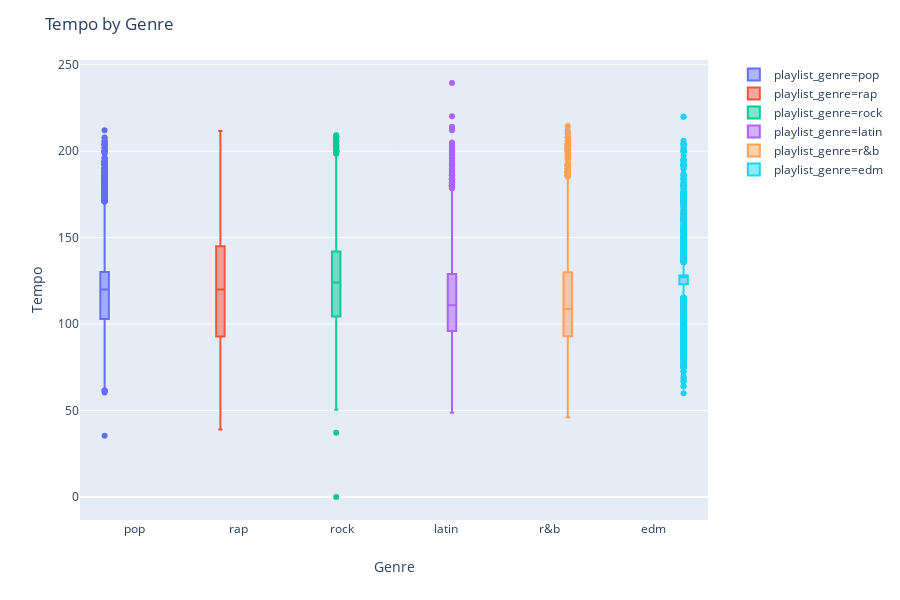

The notebook cell this image was saved under:
### Markdown cell above
This is a graph showing the speechiness feature by genre. One noticeable thing about this data is that rap is more likely to have a higher speechiness than any other genre. Like how we did before for danceability and rock, we can do the same with rap and speechiness. Using KD trees we can more easily predict if a specific song is rap by measuring its speechiness. If it's speechiness is greater than 0.15, then the song's genre is more likely than not to be rap. Tangentially, the rock genre has the lowest value for speechiness of around 0.05, which allows us to have another factor for elimination or predictiion.

### Code cell
# Create a DataFrame with the tempo and playlist_genre columns from the df DataFrame
box_df = pd.DataFrame({"tempo": df["tempo"], "playlist_genre": df["playlist_genre"]})

# Create a box plot using the box_df DataFrame
fig = px.box(box_df, x="playlist_genre", y="tempo",color="playlist_genre")

# Update the plot title and axis labels
fig.update_layout(title="Tempo by Genre")
fig.update_layout(xaxis_title="Genre")
fig.update_layout(yaxis_title="Tempo")

# Show the plot
fig.show()

### Figure 1 — Plotly figure (JSON) as saved in the notebook; plotly's stock layout.template omitted (floating-point values rounded to 4 significant figures; data arrays with more than 128 entries replaced by an {"elided": "..."} marker saying what was removed)
{"data": [{"alignmentgroup": "True", "hoverlabel": {"namelength": 0}, "hovertemplate": "playlist_genre=%{x}<br>tempo=%{y}", "legendgroup": "playlist_genre=pop", "marker": {"color": "#636efa"}, "name": "playlist_genre=pop", "notched": false, "offsetgroup": "playlist_genre=pop", "orientation": "v", "showlegend": true, "type": "box", "x": {"elided": "5507 str values"}, "x0": " ", "xaxis": "x", "y": {"elided": "5507 float values"}, "y0": " ", "yaxis": "y"}, {"alignmentgroup": "True", "hoverlabel": {"namelength": 0}, "hovertemplate": "playlist_genre=%{x}<br>tempo=%{y}", "legendgroup": "playlist_genre=rap", "marker": {"color": "#EF553B"}, "name": "playlist_genre=rap", "notched": false, "offsetgroup": "playlist_genre=rap", "orientation": "v", "showlegend": true, "type": "box", "x": {"elided": "5746 str values"}, "x0": " ", "xaxis": "x", "y": {"elided": "5746 float values"}, "y0": " ", "yaxis": "y"}, {"alignmentgroup": "True", "hoverlabel": {"namelength": 0}, "hovertemplate": "playlist_genre=%{x}<br>tempo=%{y}", "legendgroup": "playlist_genre=rock", "marker": {"color": "#00cc96"}, "name": "playlist_genre=rock", "notched": false, "offsetgroup": "playlist_genre=rock", "orientation": "v", "showlegend": true, "type": "box", "x": {"elided": "4951 str values"}, "x0": " ", "xaxis": "x", "y": {"elided": "4951 float values"}, "y0": " ", "yaxis": "y"}, {"alignmentgroup": "True", "hoverlabel": {"namelength": 0}, "hovertemplate": "playlist_genre=%{x}<br>tempo=%{y}", "legendgroup": "playlist_genre=latin", "marker": {"color": "#ab63fa"}, "name": "playlist_genre=latin", "notched": false, "offsetgroup": "playlist_genre=latin", "orientation": "v", "showlegend": true, "type": "box", "x": {"elided": "5155 str values"}, "x0": " ", "xaxis": "x", "y": {"elided": "5155 float values"}, "y0": " ", "yaxis": "y"}, {"alignmentgroup": "True", "hoverlabel": {"namelength": 0}, "hovertemplate": "playlist_genre=%{x}<br>tempo=%{y}", "legendgroup": "playlist_genre=r&b", "marker": {"color": "#FFA15A"}, "name": "playlist_genre=r&b", "notched": false, "offsetgroup": "playlist_genre=r&b", "orientation": "v", "showlegend": true, "type": "box", "x": {"elided": "5431 str values"}, "x0": " ", "xaxis": "x", "y": {"elided": "5431 float values"}, "y0": " ", "yaxis": "y"}, {"alignmentgroup": "True", "hoverlabel": {"namelength": 0}, "hovertemplate": "playlist_genre=%{x}<br>tempo=%{y}", "legendgroup": "playlist_genre=edm", "marker": {"color": "#19d3f3"}, "name": "playlist_genre=edm", "notched": false, "offsetgroup": "playlist_genre=edm", "orientation": "v", "showlegend": true, "type": "box", "x": {"elided": "6043 str values"}, "x0": " ", "xaxis": "x", "y": {"elided": "6043 float values"}, "y0": " ", "yaxis": "y"}], "layout": {"boxmode": "group", "height": 600, "legend": {"tracegroupgap": 0}, "margin": {"t": 60}, "title": {"text": "Tempo by Genre"}, "xaxis": {"anchor": "y", "categoryarray": ["pop", "rap", "rock", "latin", "r&b", "edm"], "categoryorder": "array", "domain": [0, 0.98], "title": {"text": "Genre"}}, "yaxis": {"anchor": "x", "domain": [0, 1], "title": {"text": "Tempo"}}}}
